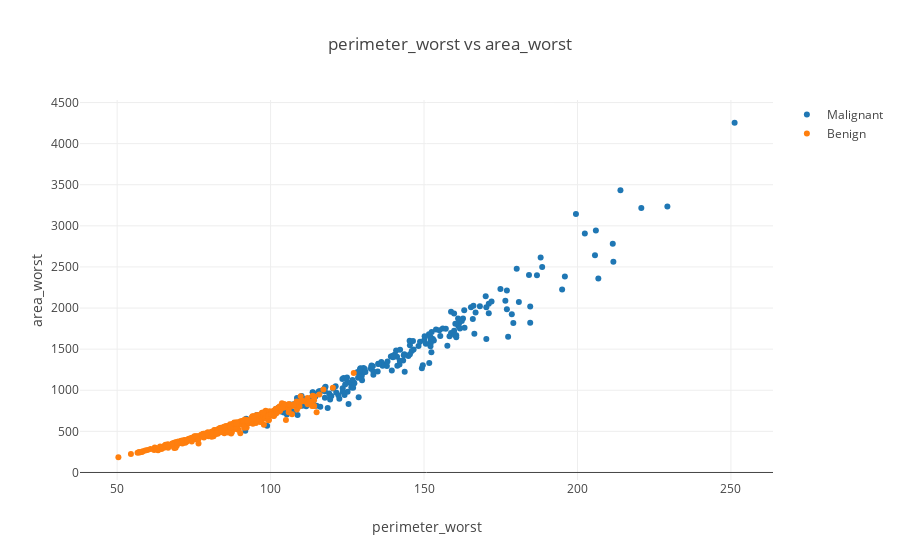

Notebook code cell kept with this figure:
### Code cell
plot_corr('perimeter_worst', 'area_worst')

### Figure 1 — Plotly figure (JSON) as saved in the notebook; plotly's stock layout.template omitted (floating-point values rounded to 4 significant figures; data arrays with more than 128 entries replaced by an {"elided": "..."} marker saying what was removed)
{"data": [{"mode": "markers", "name": "Malignant", "type": "scatter", "uid": "56c6c8c0-8ebb-11e9-8355-1062e5f011e3", "x": {"elided": "212 float values"}, "y": {"elided": "212 float values"}}, {"mode": "markers", "name": "Benign", "type": "scatter", "uid": "56c6c8c1-8ebb-11e9-a68d-1062e5f011e3", "x": {"elided": "357 float values"}, "y": {"elided": "357 float values"}}], "layout": {"title": "perimeter_worst vs area_worst", "xaxis": {"title": "perimeter_worst"}, "yaxis": {"title": "area_worst"}}}
